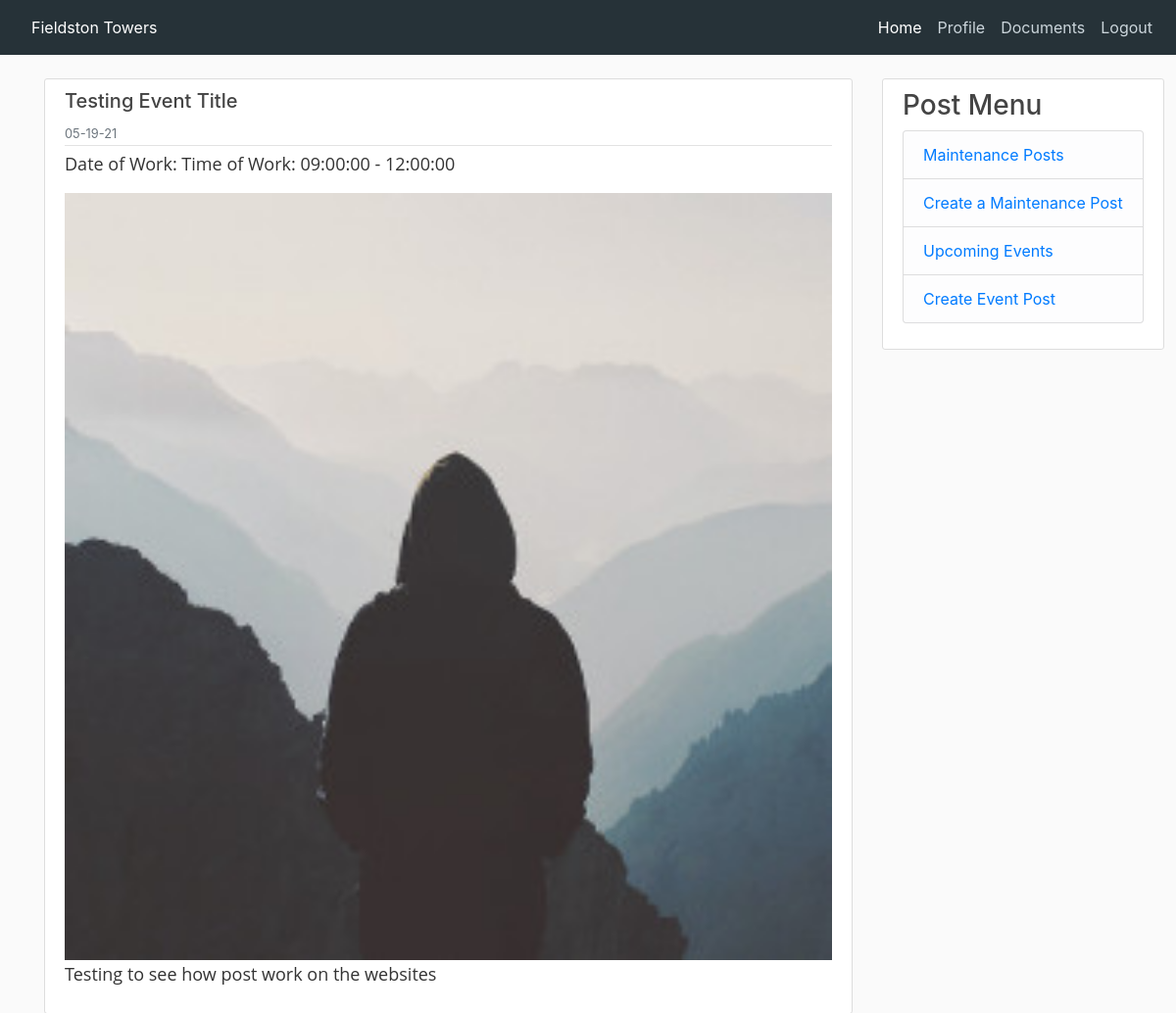
The app's page /events (signed in), older data.
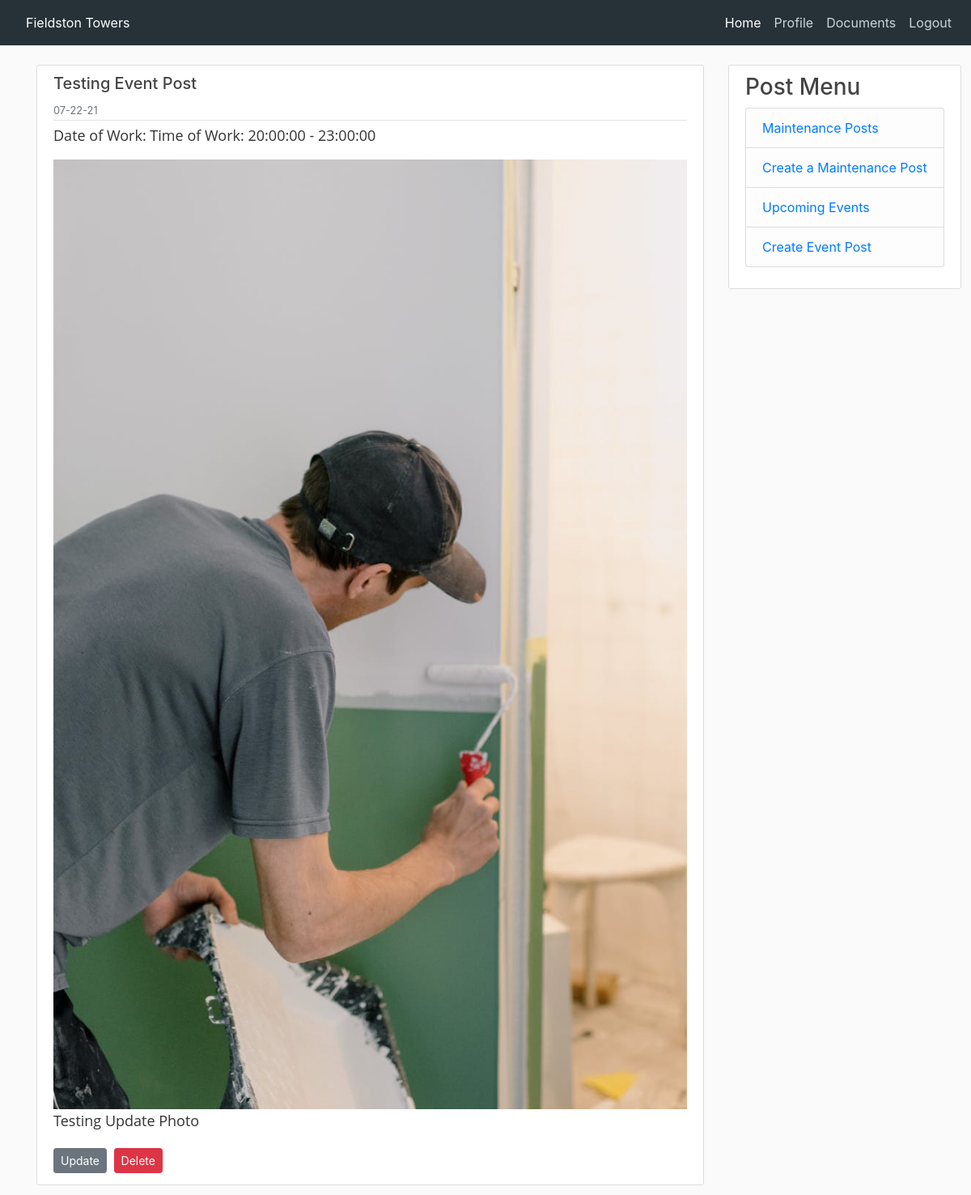
The same page, newer data.
### app/models.py (models this page shows)
class Event(db.Model):
    id = db.Column(db.Integer, primary_key=True)
    event_img = db.Column(db.String(20), nullable=False, default='default.jpg')
    title = db.Column(db.String(120))
    dateOfEvent = db.Column(db.DateTime)
    body = db.Column(db.String)
    timestamp = db.Column(db.DateTime, index=True, default=datetime.utcnow())
    user_id = db.Column(db.Integer, db.ForeignKey('user.id'))
    start = db.Column(db.Time)
    end = db.Column(db.Time)

### app/routes.py (the view)
@app.route('/events')
@login_required
def events():
    events = Event.query.order_by(Event.timestamp.desc())
    return render_template('events.html', events=events)

### app/models.py (called while the page is built)
@login.user_loader
def load_user(id):
    return User.query.get(int(id))

### app/templates/events.html (shortened to what this page needs)
{% extends "base_login.html" %}
{% block content %}
{% for post in events %}
<article class="media content-section">
    <div class="media-body">
        <div class="article-metadata">
            <h5 class="">{{ post.title}}</h5>
            <small class="text-muted">{{ post.timestamp.strftime('%m-%d-%y') }}</small>
        </div>
        <p class="article-content">Date of Work: {{ post.date }} Time of Work: {{post.start}} - {{post.end}}</p>
        {% if post.evnet_img != None %}
            <img class="responsive-img" src="{{ url_for('static', filename='event_pic/' + post.event_img) }}">
        {% endif %}
        <p class="article-content">{{ post.body }}</p>
        {% if post.author == current_user %}
        <div>
            <a class="btn btn-secondary btn-sm mt-1 mb-1" href="{{ url_for('event_update', event_id=post.id) }}">Update</a>
            <button type="button" class="btn btn-danger btn-sm m-1" data-toggle="modal"
                    data-target="#deleteModalEvent">
                Delete
            </button>
        </div>
        {% endif %}
    </div>
</article>
{% endfor %}
{% endblock %}

### app/templates/base_login.html (shortened to what this page needs)
<!DOCTYPE html>
<html>
<head>
    <link rel="stylesheet" href="https://maxcdn.bootstrapcdn.com/bootstrap/4.0.0/css/bootstrap.min.css"
>
    <link rel="stylesheet" type="text/css" href="{{ url_for('static', filename='css/base_login.css') }}">
</head>
<body>
<header class="site-header">
    {% block navbar %}
    <nav class="navbar navbar-dark fixed-top navbar-expand-sm">
        {% if current_user.is_authenticated %}
        <a class="nav-link" href="{{ url_for('home') }}">Fieldston Towers</a>
        {% else %}
        <a class="nav-link" href="{{ url_for('index') }}">Fieldston Towers</a>
        {% endif %}
        <div class="collapse navbar-collapse justify-content-end" id="navbarNav">
            <ul class="nav navbar-nav">
                <li class="nav-item active">
                    {% if current_user.is_authenticated %}
                    <a class="nav-link" href="{{ url_for('home') }}">Home</a>
                    {% else %}
                    <a class="nav-link" href="{{ url_for('index') }}">Home</a>
                    {% endif %}
                </li>
                <li class="nav-item">
                    {% if current_user.is_authenticated %}
                    <a class="nav-link" href="{{ url_for('user', username=current_user.username) }}">Profile</a>
                    {% else %}
                    <a class="nav-link" href="{{ url_for('amenities') }}">Amenities</a>
                    {% endif %}
                </li>
                <li class="nav-item">
                    <a class="nav-link" href="{{ url_for('documents') }}">Documents</a>
                </li>
                <li class="nav-item">
                    {% if current_user.is_anonymous %}
                    <a class="nav-link" href="{{ url_for('login') }}"><span class="fas fa-sign-in-alt"></span> Residents</a>
                    {% else %}
                    <a class="nav-link" href="{{ url_for('logout') }}">
                        Logout</a>
                    {% endif %}
                </li>
            </ul>
        </div>
    </nav>
    {% endblock %}
</header>
<main role="main" class="container">
    <div class="row">
        <div class="col-md-9">
            {% block content %}{% endblock %}
        </div>
        {% if current_user.is_authenticated %}
            <div class="col-md-3">
                <div class="content-section menu">
                    <h3>Post Menu</h3>
                    <ul class="list-group">
                        <li class="list-group-item list-group-item-light"><a href="{{url_for('maintenance')}}">Maintenance
                            Posts</a></li>
                        <li class="list-group-item list-group-item-light"><a href="{{url_for('maintenance_form')}}">Create a
                            Maintenance Post</a></li>
                        <li class="list-group-item list-group-item-light"><a href="{{url_for('events')}}">Upcoming
                            Events</a></li>
                        <li class="list-group-item list-group-item-light"><a href="{{url_for('event_form')}}">Create Event
                            Post</a></li>
                    </ul>
                </div>
            </div>
        {% endif %}
    </div>
</main>
</body>
</html>

### app/static/css/base_login.css (style rules this page uses)
body { background: #fafafa; color: #333333; margin-top: 5rem; }
h1, h2, h3, h4, h5, h6 { color: #444444; }
.site-header .navbar-nav .nav-link { color: #cbd5db; }
.content-section { background: #ffffff; padding: 10px 20px; border: 1px solid #dddddd; border-radius: 3px; margin-bottom: 20px; }
.article-content { white-space: pre-line; font-size: 18px; font-weight: 400; line-height: 28px; font-family: 'Open Sans', sans-serif; }
.article-metadata { padding-bottom: 1px; margin-bottom: 4px; border-bottom: 1px solid #e3e3e3 }
nav { background-color: #263238; }
.nav-link { color: white; }
.responsive-img { height: auto; width: 100%; }
.menu { position: fixed; transition: top 0.3s; }

Row changes from the older to the newer data that the page shows:
changed Event: title "Testing Event Title" → "Testing Event Post"; timestamp "05-19-21" → "07-22-21"; start "09:00:00" → "20:00:00"; end "12:00:00" → "23:00:00"; event_img: picture added in place of a placeholder; body "Testing to see how post work on the websites" → "Testing Update Photo"; now shows "Update Delete"
